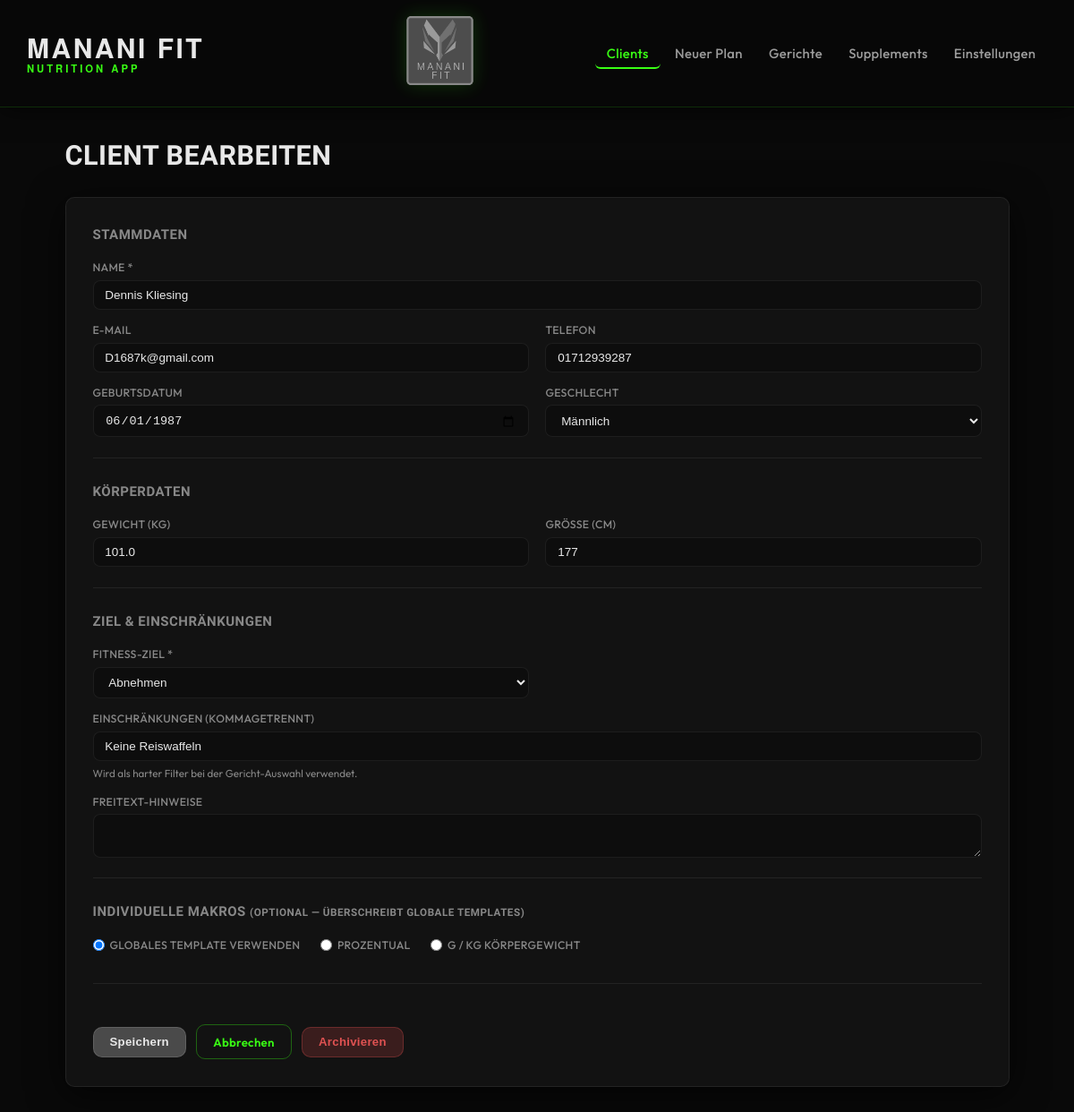
The page /clients/1/edit on the database as committed earlier.
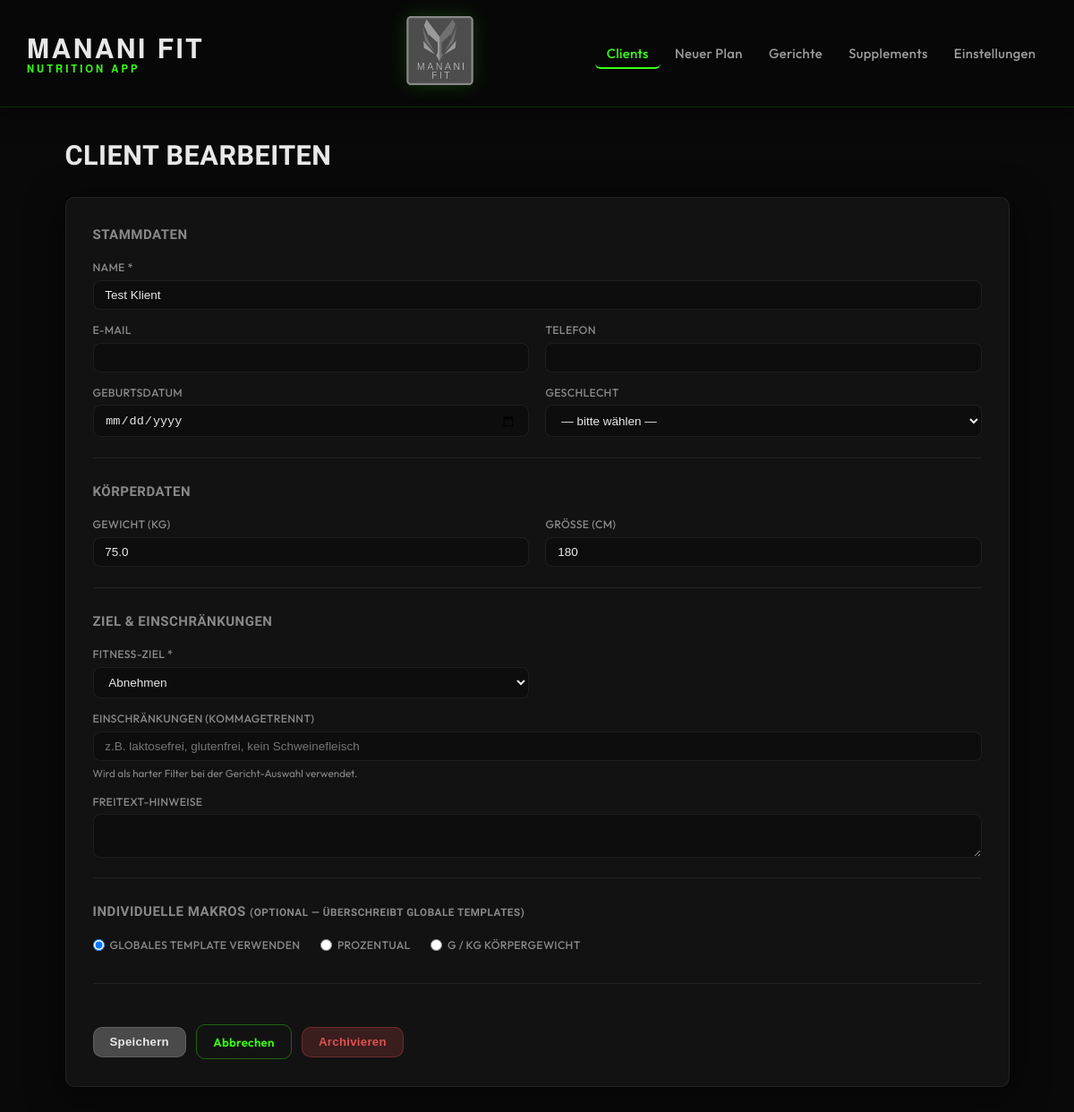
The same page on the database as committed later.
### models.py (models this page shows, shortened)
class Client(db.Model):
    __tablename__ = "clients"
    __allow_unmapped__ = True
    id: int = db.Column(db.Integer, primary_key=True)
    name: str = db.Column(db.String(120), nullable=False)
    email: str | None = db.Column(db.String(200))
    phone: str | None = db.Column(db.String(50))
    birthdate: date | None = db.Column(db.Date)
    gender: str | None = db.Column(db.String(20))
    weight_kg: float | None = db.Column(db.Float)
    height_cm: float | None = db.Column(db.Float)
    goal: str = db.Column(db.String(30), nullable=False, default="Halten")
    restrictions_text: str | None = db.Column(db.Text)
    restriction_tags: str = db.Column(db.Text, default="[]")
    created_at: datetime = db.Column(db.DateTime, default=datetime.utcnow)
    updated_at: datetime = db.Column(
        db.DateTime, default=datetime.utcnow, onupdate=datetime.utcnow
    )
    is_archived: bool = db.Column(db.Boolean, default=False)
    macro_overrides: str | None = db.Column(db.Text, nullable=True)
    plans = db.relationship("MealPlan", back_populates="client", lazy="dynamic")
    def get_restriction_tags(self) -> list[str]:
        return json.loads(self.restriction_tags or "[]")
    def get_macro_overrides(self) -> dict:
        return json.loads(self.macro_overrides or "{}")

### app.py (the view)
    @app.route("/clients/<int:client_id>/edit", methods=["GET", "POST"])
    def clients_edit(client_id: int):
        client = Client.query.get_or_404(client_id)
        if request.method == "POST":
            _client_from_form(client)
            db.session.commit()
            flash("Client aktualisiert.", "success")
            return redirect(url_for("clients_detail", client_id=client_id))
        return render_template("clients/form.html", client=client)

### templates/clients/form.html (shortened to what the changed rows need)
{% extends "base.html" %}
{% block content %}
<div class="page-header">
  <h1>{% if client %}Client bearbeiten{% else %}Neuer Client{% endif %}</h1>
</div>
<form method="post" class="form-card">
  <div class="form-section">
    <h2>Stammdaten</h2>
    <div class="form-grid">
      <div class="form-group form-group--full">
        <label for="name">Name *</label>
        <input type="text" id="name" name="name" required
               value="{{ client.name if client else '' }}">
      </div>
      <div class="form-group">
        <label for="email">E-Mail</label>
        <input type="email" id="email" name="email"
               value="{{ client.email or '' if client else '' }}">
      </div>
      <div class="form-group">
        <label for="phone">Telefon</label>
        <input type="text" id="phone" name="phone"
               value="{{ client.phone or '' if client else '' }}">
      </div>
      <div class="form-group">
        <label for="birthdate">Geburtsdatum</label>
        <input type="date" id="birthdate" name="birthdate"
               value="{{ client.birthdate.strftime('%Y-%m-%d') if client and client.birthdate else '' }}">
      </div>
      <div class="form-group">
        <label for="gender">Geschlecht</label>
        <select id="gender" name="gender">
          <option value="">— bitte wählen —</option>
          {% for val in ['Männlich', 'Weiblich', 'Divers'] %}
            <option value="{{ val }}" {% if client and client.gender == val %}selected{% endif %}>{{ val }}</option>
          {% endfor %}
        </select>
      </div>
    </div>
  </div>
  <div class="form-section">
    <h2>Körperdaten</h2>
    <div class="form-grid">
      <div class="form-group">
        <label for="weight_kg">Gewicht (kg)</label>
        <input type="number" id="weight_kg" name="weight_kg" step="0.1" min="30" max="300"
               value="{{ client.weight_kg or '' if client else '' }}">
      </div>
      <div class="form-group">
        <label for="height_cm">Größe (cm)</label>
        <input type="number" id="height_cm" name="height_cm" step="1" min="100" max="250"
               value="{{ client.height_cm|int if client and client.height_cm else '' }}">
      </div>
    </div>
  </div>
  <div class="form-section">
    <h2>Ziel & Einschränkungen</h2>
    <div class="form-grid">
      <div class="form-group">
        <label for="goal">Fitness-Ziel *</label>
        <select id="goal" name="goal" required>
          {% for g in ['Abnehmen', 'Muskelaufbau', 'Halten'] %}
            <option value="{{ g }}" {% if client and client.goal == g %}selected{% elif not client and g == 'Halten' %}selected{% endif %}>{{ g }}</option>
          {% endfor %}
        </select>
      </div>
      <div class="form-group form-group--full">
        <label for="restriction_tags">Einschränkungen (kommagetrennt)</label>
        <input type="text" id="restriction_tags" name="restriction_tags"
               placeholder="z.B. laktosefrei, glutenfrei, kein Schweinefleisch"
               value="{{ client.get_restriction_tags()|join(', ') if client else '' }}">
        <small>Wird als harter Filter bei der Gericht-Auswahl verwendet.</small>
      </div>
    </div>
  </div>
  <div class="form-section">
    <h2>Individuelle Makros <small>(optional — überschreibt globale Templates)</small></h2>
    {% set ov = client.get_macro_overrides() if client else {} %}
  </div>
</form>
{% endblock %}

Rows that differ between the two databases and show on the page:
changed Client "Abnehmen": name "Dennis Kliesing" → "Test Klient"; weight_kg "101.0" → "75.0"; height_cm "177" → "180"; email "D1687k@gmail.com" → (not shown); phone "01712939287" → (not shown); birthdate "06/01/1987" → (not shown); gender "Männlich" → (not shown); restriction_tags "Keine Reiswaffeln" → (not shown)
Other text that changed with them:
form field gender: (not shown) → "— bitte wählen —"
